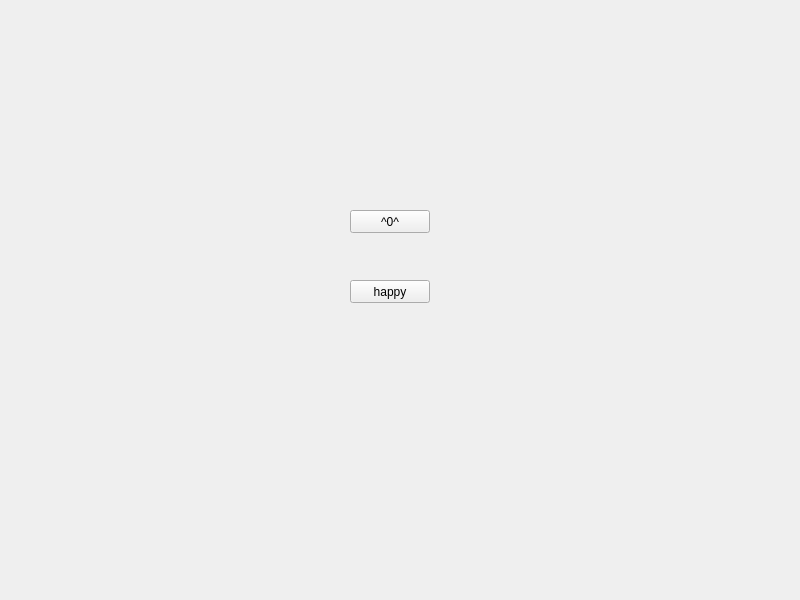
<?xml version="1.0" encoding="UTF-8"?>
<ui version="4.0">
 <class>DesignWidget</class>
 <widget class="QWidget" name="DesignWidget">
  <property name="geometry">
   <rect>
    <x>0</x>
    <y>0</y>
    <width>800</width>
    <height>600</height>
   </rect>
  </property>
  <property name="windowTitle">
   <string>DesignWidget</string>
  </property>
  <widget class="QPushButton" name="pushButton">
   <property name="geometry">
    <rect>
     <x>350</x>
     <y>210</y>
     <width>80</width>
     <height>23</height>
    </rect>
   </property>
   <property name="text">
    <string>^0^</string>
   </property>
  </widget>
  <widget class="QPushButton" name="pushButton_2">
   <property name="geometry">
    <rect>
     <x>350</x>
     <y>280</y>
     <width>80</width>
     <height>23</height>
    </rect>
   </property>
   <property name="text">
    <string>happy</string>
   </property>
  </widget>
 </widget>
 <resources/>
 <connections/>
</ui>
